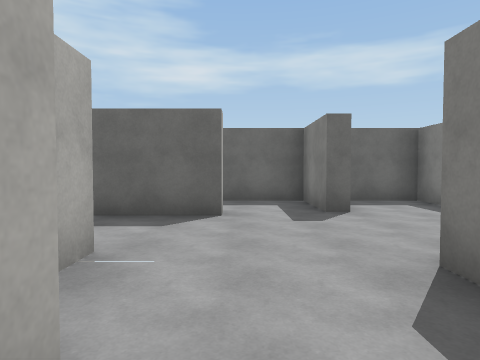
View 1 (above)

19 first-person views from a walk through a scene from a Unity 3-D project. The camera is 1.5 m above the floor, tilts 2° down and sees 75° across. The floor is counted in squares, 2 m on a side. Each view is taken from the middle of a square. On the plan, view 1 faces up. The plan holds only what a view shows up to about 10 squares ahead; the rest is blank. The player character is not drawn. Surface patterns are stand-ins for the level's own textures.

View 2
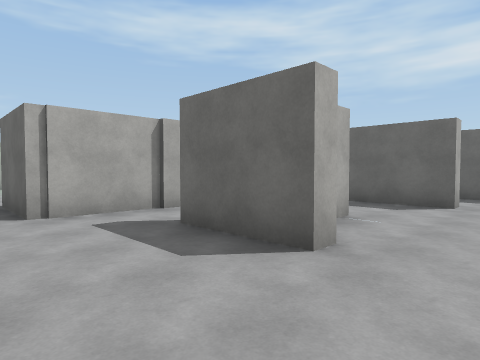

View 3
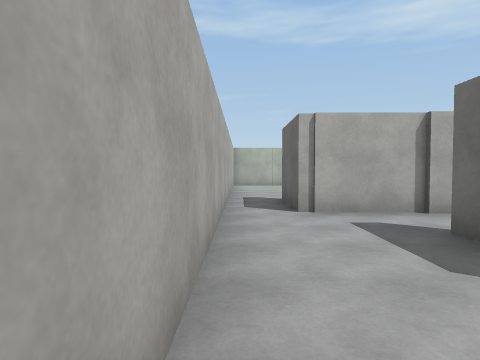

View 4
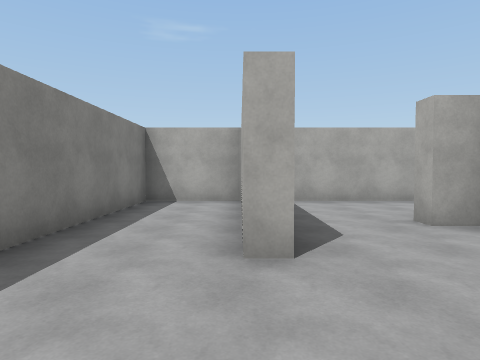

View 5
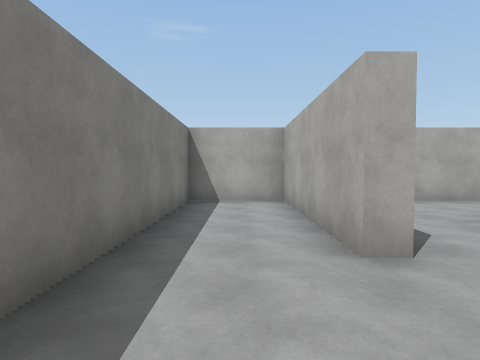

View 6
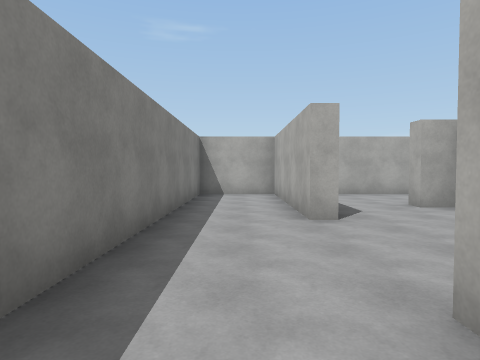

View 7
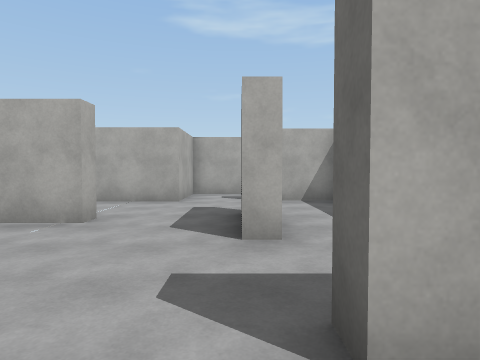

View 8
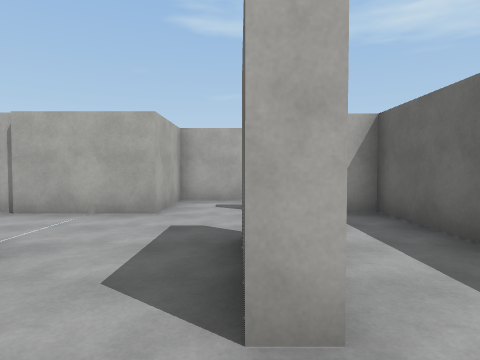

View 9
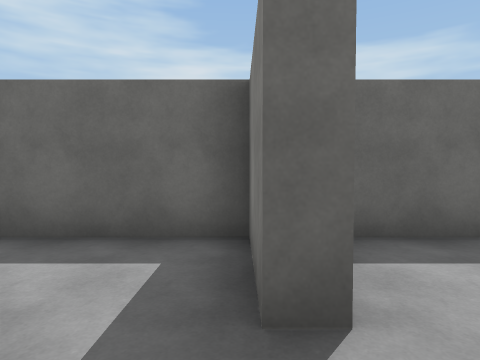

View 10
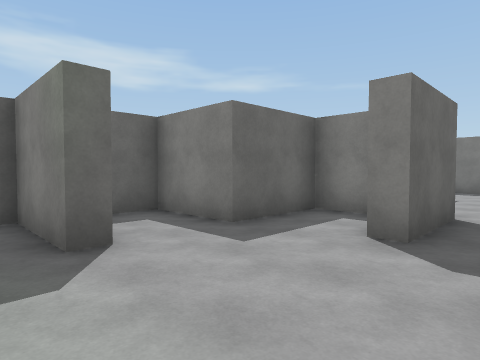

View 11
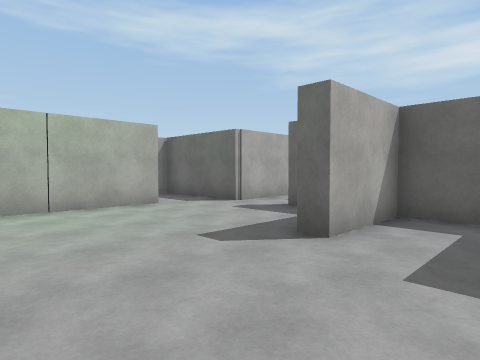

View 12
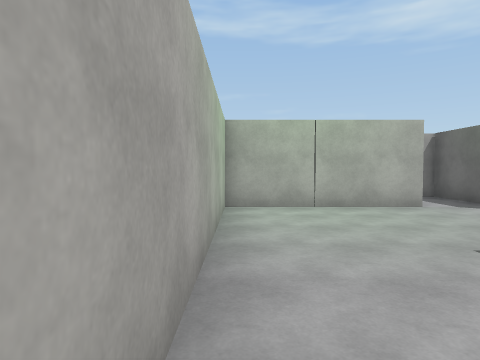

View 13
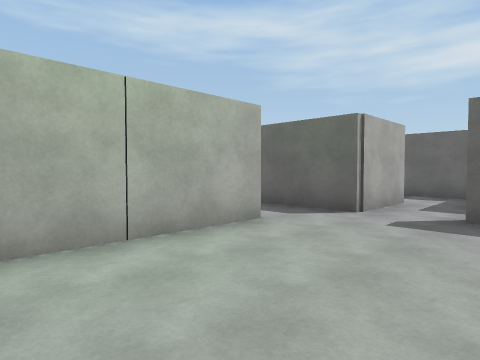

View 14
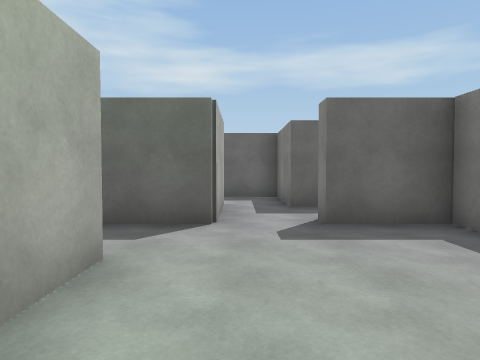

View 15
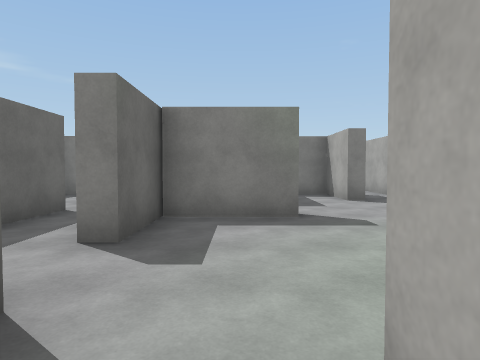

View 16
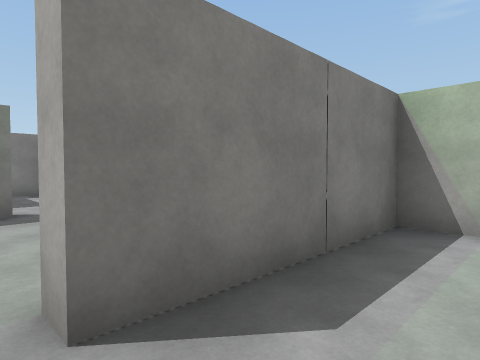

View 17
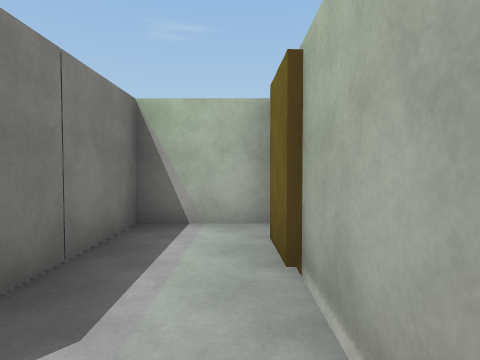

View 18
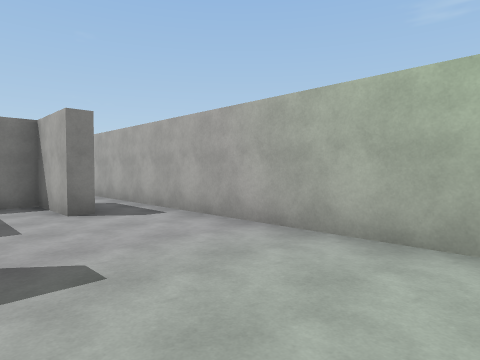

View 19
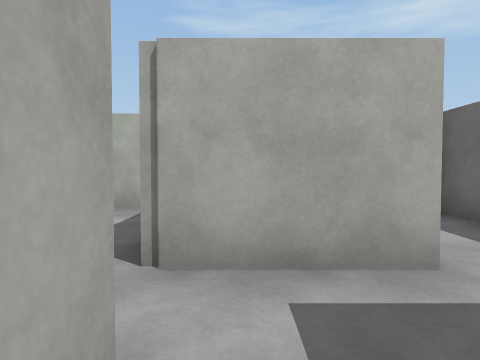

### Floor plan
Points are (right, up) in squares from view 1. A wall is a line through its corners. A room is listed if a view was taken in it or the views show most of it. See-through windows are left out.
Room 1 (views 1, 2, 3)
walls: (-0.5, 0.9) (-0.5, 0.5) (-2.8, 0.5); (1.6, -0.5) (1.6, 0.1); (-1.3, 2.8) (-1.3, 1.6); (1.6, 2) (1.6, 2.4); (-4.2, 2.5) (-4.2, -1); (-4.4, -2.3) (0.8, -2.3)
ways out: opening at (0.5, 1.5) to room 2; opening at (-5.5, -2) to room 4; opening at (-3, 3) to room 7
Room 2 (views 4, 5, 6, 7, 8)
walls: (1.6, 2.4) (1.9, 2.4) (1.9, -2.3) (4.2, -2.3) (4.2, 7.4) (2.6, 7.4); (1.9, 5.9) (1.9, 5.4) (1.6, 5.4) (1.6, 7.4) (-0.6, 7.4); (-0.3, 5.5) (-0.3, 5)
ways out: opening at (0.5, 1.5) to room 1; opening at (-1.5, 3.5) to room 7; opening at (-1.5, 6.5) to room 7
Room 3 (view 9)
walls: (-6.4, 5.1) (-6.4, 3.7) (-4.2, 3.7); (-4.4, 5.4) (-4.8, 5.4) (-4.8, 7.4) (-6.4, 7.4)
ways out: opening at (-5, 4.5) to room 7; opening at (-7, 6.5) to room 8
Room 4 (views 10, 11, 12, 13, 14, 18)
walls: (-13.1, 1.6) (-13.1, -2.4); (-12.9, -2.3) (-4.4, -2.3); (-4.2, -1) (-6.6, -1) (-6.6, -0.6) (-4.8, -0.6) (-4.8, 1.1) (-7, 1.1) (-7, 3.2) (-8.7, 3.2) (-8.7, 1.1) (-9.1, 1.1) (-9.1, 3.2) (-10.8, 3.2)
ways out: opening at (-5.5, -2) to room 1; opening at (-13, 2) to room 5; opening at (-11.5, 3) to room 6
Room 5 (views 15, 16, 17)
walls: (-15.5, -2.3) (-13.6, -2.3) (-13.6, 1.6) (-13.1, 1.6); (-12.3, 3.2) (-15.5, 3.2) (-15.5, -1.5)
ways out: opening at (-13, 2) to room 4
Room 6 (view 19)
walls: (-12.3, 5.6) (-12.3, 3.2); (-10.8, 3.2) (-10.8, 3.7) (-10.4, 3.7); (-10.9, 7.4) (-12.4, 7.4); (-8.2, 5.2) (-10.8, 5.2) (-10.8, 6.5)
ways out: opening at (-11.5, 3) to room 4; opening at (-9.5, 4.5) to room 8; opening at (-13, 6.5)
Room 7 (no view inside)
walls: (-4.2, 3.7) (-4.2, 2.5); (-1.8, 2.8) (-1.3, 2.8); (-0.3, 5) (-2.5, 5); (-0.6, 7.4) (-4.5, 7.4) (-4.5, 6)
ways out: opening at (-3, 3) to room 1; opening at (-1.5, 3.5) to room 2; opening at (-1.5, 6.5) to room 2; opening at (-5, 4.5) to room 3
Room 8 (no view inside)
walls: (-6.4, 7.4) (-7.6, 7.4)
ways out: opening at (-7, 6.5) to room 3; opening at (-9.5, 4.5) to room 6

Positions as (right, up) in squares from view 1, and headings:
1: (0, 0), facing up
2: (1, -2), facing up-left
3: (1, -2), facing left
4: (2, 5), facing down
5: (3, 5), facing down
6: (3, 7), facing down
7: (3, 5), facing left
8: (1, 5), facing left
9: (-5, 4), facing up
10: (-10, -2), facing up-right
11: (-7, -2), facing up-left
12: (-7, -2), facing left
13: (-10, -2), facing up-left
14: (-12, -1), facing up
15: (-14, 2), facing right
16: (-15, 2), facing down-right
17: (-15, 2), facing down
18: (-12, 1), facing down-right
19: (-10, 4), facing left
